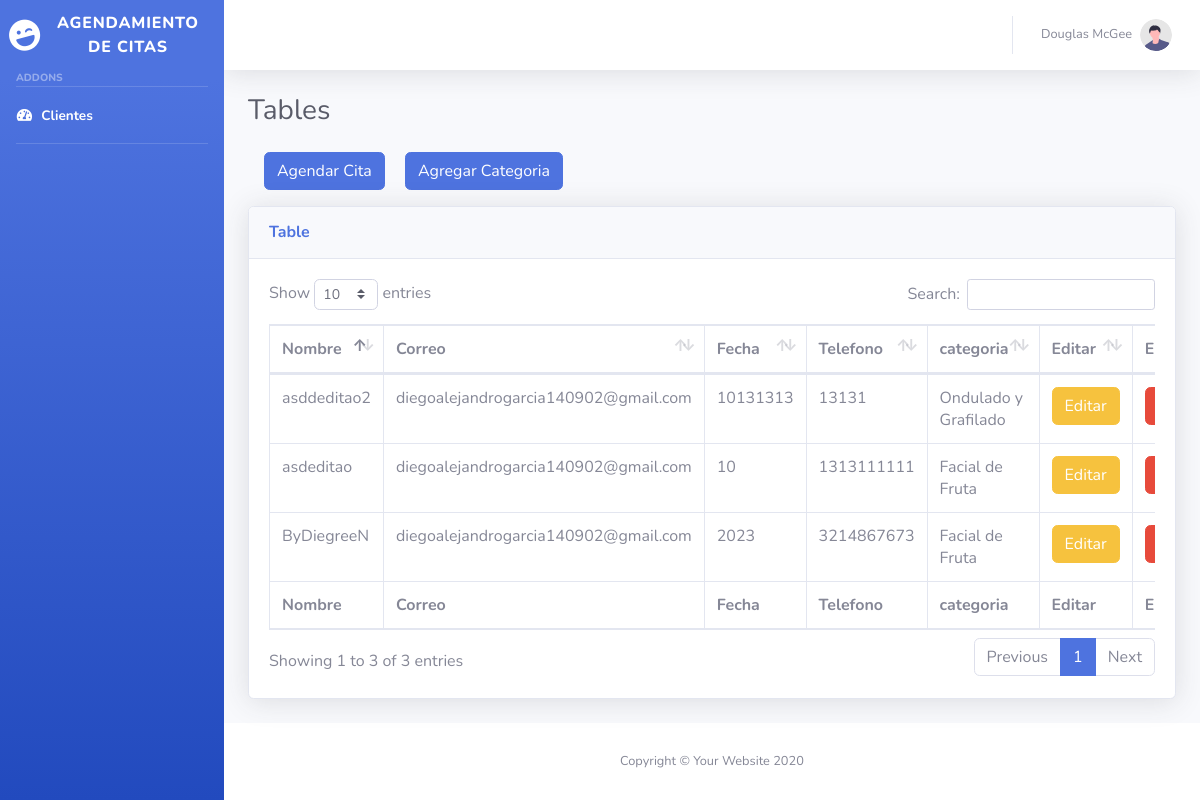
Screenshot of /View/admin/tables.php (signed in) with the database file from the repository.
### tables this page shows
CREATE TABLE `citas` (
  `cliente_id` int(11) NOT NULL,
  `cliente_name` varchar(100) DEFAULT NULL,
  `cliente_correo` varchar(300) DEFAULT NULL,
  `cliente_fecha` varchar(25) DEFAULT NULL,
  `cliente_tel` varchar(20) DEFAULT NULL,
  `categoria_id` int(11) DEFAULT NULL
);

CREATE TABLE `categoria_citas` (
  `categoria_id` int(11) NOT NULL,
  `categoria_name` varchar(100) DEFAULT NULL,
  `categoria_precio` int(11) DEFAULT NULL,
  `categoria_createdAt` datetime DEFAULT NULL
);

### Model/Models/Connection.php (called while the page is built, shortened)
<?php
class Connection {
    private $name = "localhost";
    private $user = "root";
    private $password = "";
    private $db = "citas";
    private $connect;
    public function __construct(){
        $this->connect = new mysqli($this->name, $this->user, $this->password, $this->db );
    }
    public function connectDatabase(){
        return $this->connect;
    }
}
?>

### Model/Models/Citas.php (called while the page is built, shortened)
<?php
require_once("Connection.php");
class Citas extends Connection {
private $connect;
public function __construct(){
    $this->connect = $this->connectDatabase();
}
public function GetCitasInnerJoin(){
    $sql = "SELECT citas.cliente_id, citas.cliente_name, citas.cliente_correo, citas.cliente_fecha, citas.cliente_tel, categoria_citas.categoria_name, categoria_citas.categoria_precio
    FROM citas
    INNER JOIN categoria_citas ON citas.categoria_id = categoria_citas.categoria_id;
    ";
    $row = $this->connect->query($sql);
    if($row){
        return $row->fetch_all(MYSQLI_ASSOC);
    }else {
        return false;
    }
}
}
?>

### View/admin/tables.php (the view, shortened to what this page needs)
<?php
require_once('../../Model/Models/Citas.php');
$citas = new Citas;
$citas = $citas->GetCitasInnerJoin();
?>
<!DOCTYPE html>
<html lang="en">
<head>
    <link href="vendor/fontawesome-free/css/all.min.css" rel="stylesheet" type="text/css">
    <link href="css/sb-admin-2.min.css" rel="stylesheet">
    <link href="vendor/datatables/dataTables.bootstrap4.min.css" rel="stylesheet">
</head>
<body id="page-top">
    <div id="wrapper">
        <ul class="navbar-nav bg-gradient-primary sidebar sidebar-dark accordion" id="accordionSidebar">
            <a class="sidebar-brand d-flex align-items-center justify-content-center" href="index.html">
                <div class="sidebar-brand-icon rotate-n-15">
                    <i class="fas fa-laugh-wink"></i>
                </div>
                <div class="sidebar-brand-text mx-3">Agendamiento de citas</div>
            </a>
            <div class="sidebar-heading">
                Addons
            </div>
            <hr class="sidebar-divider my-0">
            <li class="nav-item active">
                <a class="nav-link" href="tables.php">
                    <i class="fas fa-fw fa-tachometer-alt"></i>
                    <span>Clientes</span></a>
            </li>
            <hr class="sidebar-divider">
        </ul>
        <div id="content-wrapper" class="d-flex flex-column">
            <div id="content">
                <nav class="navbar navbar-expand navbar-light bg-white topbar mb-4 static-top shadow">
                    <ul class="navbar-nav ml-auto">
                        <li class="nav-item dropdown no-arrow">
                            <a class="nav-link dropdown-toggle" href="#" id="userDropdown" role="button" data-toggle="dropdown" aria-haspopup="true" aria-expanded="false">
                                <span class="mr-2 d-none d-lg-inline text-gray-600 small">Douglas McGee</span>
                                <img class="img-profile rounded-circle" src="img/undraw_profile.svg">
                            </a>
                        </li>
                    </ul>
                </nav>
                <div class="container-fluid">
                    <h1 class="h3 mb-2 text-gray-800">Tables</h1>
                    <button type="button" class="btn btn-primary m-3" data-toggle="modal" data-target="#exampleModal">
                        Agendar Cita
                    </button>
                    <button type="button" class="btn btn-primary" data-toggle="modal" data-target="#categoryModal">
                        Agregar Categoria
                    </button>
                    <div class="card shadow mb-4">
                        <div class="card-header py-3">
                            <h6 class="m-0 font-weight-bold text-primary">Table</h6>
                        </div>
                        <div class="card-body">
                            <div class="table-responsive">
                                <table class="table table-bordered" id="dataTable" width="100%" cellspacing="0">
                                    <thead>
                                        <tr>
                                            <th>Nombre</th>
                                            <th>Correo</th>
                                            <th>Fecha</th>
                                            <th>Telefono</th>
                                            <th>categoria</th>
                                            <th>Editar</th>
                                            <th>Eliminar</th>
                                        </tr>
                                    </thead>
                                    <tfoot>
                                        <tr>
                                            <th>Nombre</th>
                                            <th>Correo</th>
                                            <th>Fecha</th>
                                            <th>Telefono</th>
                                            <th>categoria</th>
                                            <th>Editar</th>
                                            <th>Eliminar</th>
                                        </tr>
                                    </tfoot>
                                    <tbody>
                                        <?php if ($citas) {
                                            foreach ($citas as $cita) {  ?>
                                                <tr>
                                                    <td><?php echo $cita['cliente_name']; ?></td>
                                                    <td><?php echo $cita['cliente_correo']; ?></td>
                                                    <td><?php echo $cita['cliente_fecha']; ?></td>
                                                    <td><?php echo $cita['cliente_tel']; ?></td>
                                                    <td><?php echo $cita['categoria_name']; ?></td>
                                                    <td><a href="edit.php?id=<?php echo $cita['cliente_id']; ?>"><button class="btn btn-warning">Editar</button></td>
                                                    <td><a href="../../Controller/CRUD/delete-cita.php?id=<?php echo $cita['cliente_id']; ?>"><button class="btn btn-danger">Eliminar</button></td>
                                                </tr>
                                        <?php }
                                        } ?>
                                    </tbody>
                                </table>
                            </div>
                        </div>
                    </div>
                </div>
            </div>
            <footer class="sticky-footer bg-white">
                <div class="container my-auto">
                    <div class="copyright text-center my-auto">
                        <span>Copyright &copy; Your Website 2020</span>
                    </div>
                </div>
            </footer>
        </div>
    </div>
</body>
</html>

### rows the page displays
citas: cliente_name "ByDiegreeN", cliente_correo "diegoalejandrogarcia140902@gmail.com", cliente_fecha "2023", cliente_tel "3214867673", categoria.categoria_name "Facial de Fruta"
citas: cliente_name "asdeditao", cliente_correo "diegoalejandrogarcia140902@gmail.com", cliente_fecha "10", cliente_tel "1313111111", categoria.categoria_name "Facial de Fruta"
citas: cliente_name "asddeditao2", cliente_correo "diegoalejandrogarcia140902@gmail.com", cliente_fecha "10131313", cliente_tel "13131", categoria.categoria_name "Ondulado y Grafilado"
